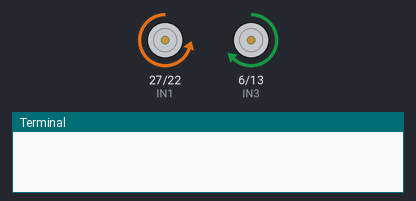
The program below on a simulated Raspberry Pi (BCM pin numbers). On the bench: motor-driver pin pairs drawn as motors (green arrow = first pin HIGH = forward, orange = second pin HIGH = backward, longer = more drive, scaled by the enable pin), the last lines printed to the terminal. At 2.7 s the program stops and its outputs stay as they are.

Above: at 0.1 s.
At 2.8 s:
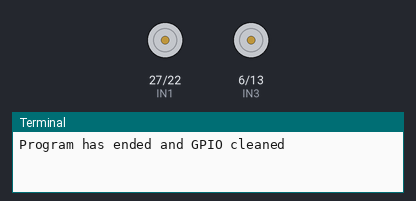
Timing chart, 0 to 4.2 s (numbered marks = the images above):
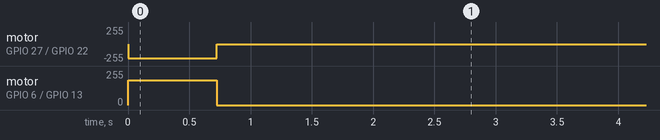

The program:

angleTurn.py
```python
import RPi.GPIO as GPIO
import time

#Project Week 1 Code
#Where the robot can turn at a certain user inputed angle

GPIO.setmode(GPIO.BCM)
#BCM Pins on Raspberry Pi
ENA = 17
IN1 = 27
IN2 = 22
ENB = 5
IN3 = 6
IN4 = 13

GPIO.setup([ENA, IN1, IN2, ENB, IN3, IN4], GPIO.OUT)

#PWM Setup with 1kHz Duty Cycle Frequency
pwmA = GPIO.PWM(ENA, 1000)
pwmB = GPIO.PWM(ENB, 1000)
#initialize both PWM with 0
pwmA.start(0)
pwmB.start(0)
#Right Turn
#90 degrees: 0.93 and 0.8 with 2.75s
#180 degrees: 0.87 and 0.8 with 2.5s
#360 degrees: same speed with 2.5s

#Left Turn
#90 degrees: base and 0.8 with 2.9s
#180 degrees: base and 0.8 with 2.75s
#360 degrees: same speed with 2.75s

#calibration constants
time_turn_360deg=2.9 #time taken to turn 360 degrees (can be changed according to test results)
PWM_VALUE=90 #duty cycle value in between 0-100
speedL=0.93*PWM_VALUE #left side motor speed
speedR=0.8*PWM_VALUE #right side motor speed to adjust for uneven motor power

# Movement functions
def forwardmove(speedL,speedR):
    GPIO.output(IN1, GPIO.LOW)
    GPIO.output(IN2, GPIO.HIGH)
    GPIO.output(IN3, GPIO.LOW)
    GPIO.output(IN4, GPIO.HIGH)
    pwmA.ChangeDutyCycle(speedL)
    pwmB.ChangeDutyCycle(speedR)

def stopmove():
    GPIO.output(IN1, GPIO.LOW)
    GPIO.output(IN2, GPIO.LOW)
    GPIO.output(IN3, GPIO.LOW)
    GPIO.output(IN4, GPIO.LOW)

def turnleft(speedL,speedR):
    GPIO.output(IN1, GPIO.LOW)
    GPIO.output(IN2, GPIO.HIGH)
    GPIO.output(IN3, GPIO.HIGH)
    GPIO.output(IN4, GPIO.LOW)
    pwmA.ChangeDutyCycle(speedL)
    pwmB.ChangeDutyCycle(speedR)

def backwardmove(speedL,speedR):
    GPIO.output(IN1, GPIO.HIGH)
    GPIO.output(IN2, GPIO.LOW)
    GPIO.output(IN3, GPIO.HIGH)
    GPIO.output(IN4, GPIO.LOW)
    pwmA.ChangeDutyCycle(speedL)
    pwmB.ChangeDutyCycle(speedR)

def turnright(speedL,speedR):
    GPIO.output(IN1, GPIO.HIGH)
    GPIO.output(IN2, GPIO.LOW)
    GPIO.output(IN3, GPIO.LOW)
    GPIO.output(IN4, GPIO.HIGH)
    pwmA.ChangeDutyCycle(speedL)
    pwmB.ChangeDutyCycle(speedR)

def angleRight(degrees):
    turn_time=(degrees/360)*time_turn_360deg
    turnright(speedL,speedR)
    time.sleep(turn_time)
    stopmove()

def angleLeft(degrees):
    turn_time=(degrees/360)*time_turn_360deg
    turnleft(speedL,speedR)
    time.sleep(turn_time)
    stopmove()

try:
    #Placeholder values for testing
    angleLeft(90)
    time.sleep(1)
    #angleRight(90)
    time.sleep(1)

except KeyboardInterrupt:
    pass

finally:
    pwmA.stop()
    pwmB.stop()
    GPIO.cleanup()

    print("Program has ended and GPIO cleaned")
```

Measured:
- by itself, motor on GPIO 27 (IN1) / GPIO 22 (IN2): stopped → backward 213/255 at 0.00 s, → stopped 0.73 s later
- by itself, motor on GPIO 6 (IN3) / GPIO 13 (IN4): stopped → forward 184/255 at 0.00 s, → stopped 0.73 s later
